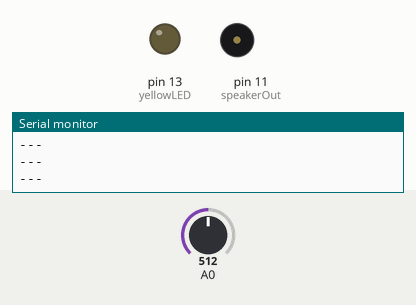
A sketch run on a simulated Arduino Uno, built with avr-gcc and run on an emulated ATmega328P. Parts: output pins drawn as LEDs (lit = HIGH), buzzer (waves = sounding), the last lines printed to the serial monitor. The test bench sets the inputs (shaded band); at power-on: A0 = 512.

Above: at 2.8 s.
2.9 s: A0 set to 495
At 5.5 s:
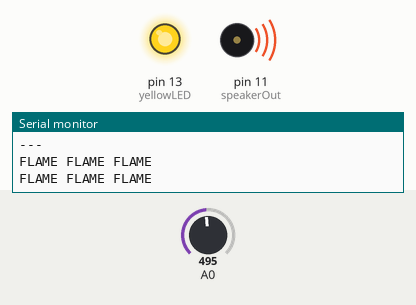
5.9 s: A0 set to 511
At 8.5 s:
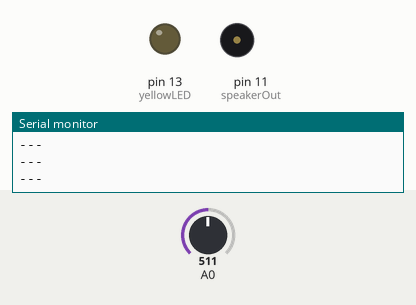
8.9 s: A0 set to 306
At 10.3 s:
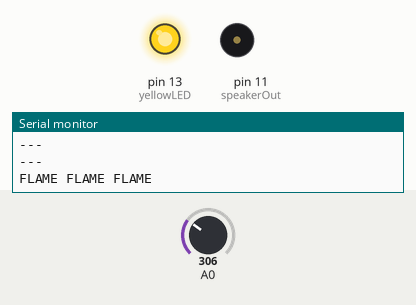
11.9 s: A0 set to 716
At 14.4 s:
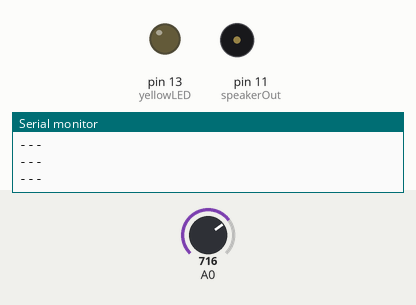
Timing chart, 0 to 15.9 s (numbered marks = the images above; inputs shaded):
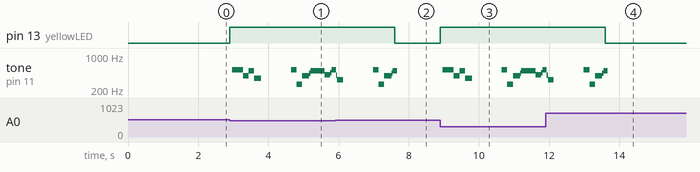

Measured:
- the behaviour switches between 507 and 506 on A0 (found by bisection; images 0 and 1)
- after the input at 2.9 s, pin 13 (yellowLED): LOW → HIGH at once; tone on pin 11 (speakerOut): plays 516 Hz for 0.32 s, 391 Hz for 0.16 s, 502 Hz for 0.16 s, 345 Hz for 0.20 s, 520 Hz for 0.16 s, 260 Hz for 0.16 s … (12 notes in this stretch), starting after 0.06 s
- after the input at 5.9 s, pin 13 (yellowLED): HIGH → LOW after 1.7 s
- after the input at 8.9 s, pin 13 (yellowLED): LOW → HIGH at once; tone on pin 11 (speakerOut): plays 516 Hz for 0.32 s, 391 Hz for 0.16 s, 502 Hz for 0.16 s, 345 Hz for 0.20 s, 520 Hz for 0.16 s, 260 Hz for 0.16 s … (12 notes in this stretch), starting after 0.07 s
- after the input at 11.9 s, pin 13 (yellowLED): HIGH → LOW after 1.7 s

The sketch:

sketch_mar02a.ino
```cpp
/*
   Description:
   Flamesensor
   Sets a Value to detect "Flame".
   It needs 2 Seconds to fit with the surrounding to initialize the startValue
   Afterwards, it will detect "flame" and print it out.

   If the sensor was activated once, it will play music
*/


// TONES  ==========================================
// Start by defining the relationship between
//       note, period, &  frequency.
#define  c     3830    // 261 Hz
#define  d     3400    // 294 Hz
#define  e     3038    // 329 Hz
#define  f     2864    // 349 Hz
#define  g     2550    // 392 Hz
#define  a     2272    // 440 Hz
#define  b     2028    // 493 Hz
#define  C     1912    // 523 Hz
// Define a special note, 'R', to represent a rest
#define  R     0

//Flamesensor
int sensorValue;
boolean isStartValue;
int startValue;
int startValueRange;
//LED
int yellowLED = 13;
//Speaker
int speakerOut = 11;
int melody[] = {  C,  b,  g,  C,  b,   e,  R,  C,  c,  g, a, C };
int beats[]  = { 16, 16, 16,  8,  8,  16, 32, 16, 16, 16, 8, 8 };
int MAX_COUNT = sizeof(melody) / 2; // Melody length, for looping.
long tempo = 10000;// Set overall tempo
int pause = 1000;// Set length of pause between notes
// Loop variable to increase Rest length
int rest_count = 100; //<-BLETCHEROUS HACK; See NOTES

// Initialize core variables
int tone_ = 0;
int beat = 0;
long duration  = 0;

void setup() {
  //Flamesensor
  isStartValue = true;
  startValueRange = 5;
  //LED
  pinMode(yellowLED, 13);
  Serial.begin(9600);
  //Speaker
  pinMode(speakerOut, OUTPUT);
}

void loop() {
  //Flamesensor
  if (isStartValue) {
    delay(2000);
    isStartValue = false;
    startValue = sensorValue = analogRead(A0);
  }
  //Reads the Value from analogPin A0
  sensorValue = analogRead(A0);
  //Prints the value
  //Serial.println(sensorValue);
  if (sensorValue < (startValue - startValueRange)) {
    digitalWrite(yellowLED, HIGH);
    Serial.println("FLAME FLAME FLAME");
    for (int i = 0; i < MAX_COUNT; i++) {
      tone_ = melody[i];
      beat = beats[i];

      duration = beat * tempo; // Set up timing

      playTone();
      // A pause between notes...
      delayMicroseconds(pause);
    }
  } else {
    digitalWrite(yellowLED, LOW);
    Serial.println("---");
  }
  //Stability Reasons, don't ask.
  delay(1);
}

// PLAY TONE  ==============================================
// Pulse the speaker to play a tone for a particular duration
void playTone() {
  long elapsed_time = 0;
  if (tone_ > 0) { // if this isn't a Rest beat, while the tone has
    //  played less long than 'duration', pulse speaker HIGH and LOW
    while (elapsed_time < duration) {

      digitalWrite(speakerOut, HIGH);
      delayMicroseconds(tone_ / 2);

      // DOWN
      digitalWrite(speakerOut, LOW);
      delayMicroseconds(tone_ / 2);

      // Keep track of how long we pulsed
      elapsed_time += (tone_);
    }
  }
  else { // Rest beat; loop times delay
    for (int j = 0; j < rest_count; j++) { // See NOTE on rest_count
      delayMicroseconds(duration);
    }
  }
}
```
